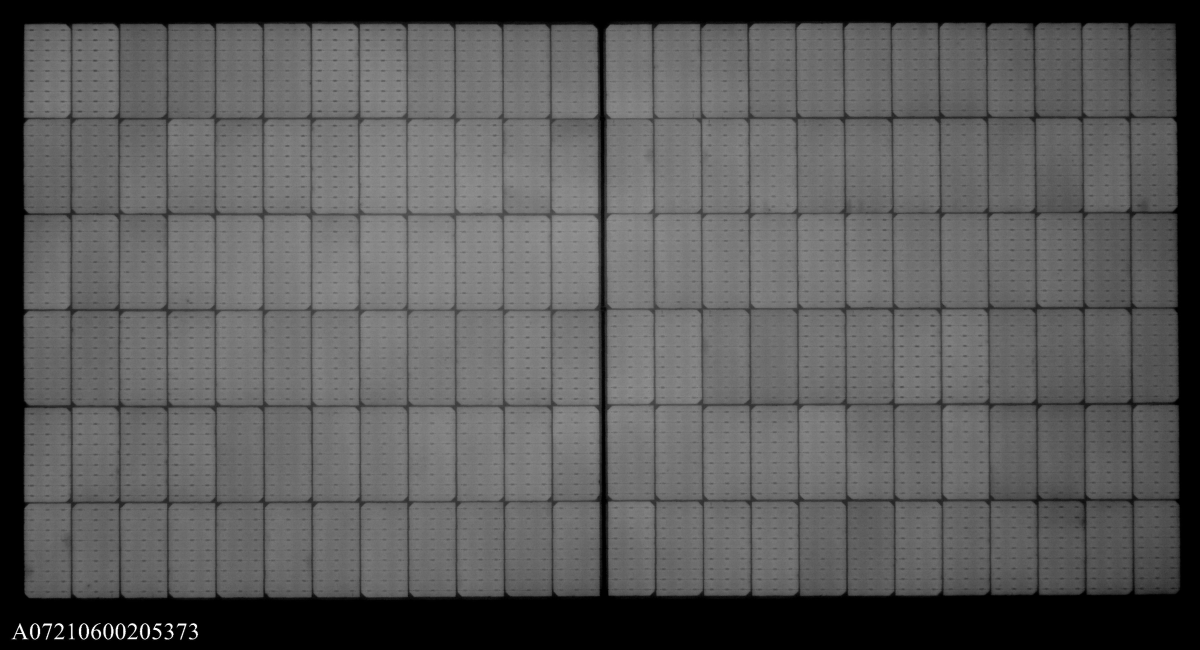
#> input picture 154.jpg, 4800 x 2600 px (shown at 1/4 size)
$ python thresholding.py
#> lines starting #> are read from the running program, lines starting #| are printed output that depends on the picture
### steger_line.py
# Steger algorithm for edge/line extraction
# Author : Munch Quentin, 2020

"""
This program is free software: you can redistribute it and/or modify
it under the terms of the GNU General Public License as published by
the Free Software Foundation, either version 3 of the License, or
(at your option) any later version.
This program is distributed in the hope that it will be useful,
but WITHOUT ANY WARRANTY; without even the implied warranty of
MERCHANTABILITY or FITNESS FOR A PARTICULAR PURPOSE.  See the
GNU General Public License for more details.
You should have received a copy of the GNU General Public License
along with this program.  If not, see <https://www.gnu.org/licenses/>.
"""

# General and computer vision lib
import numpy as np
import cv2
from matplotlib import pyplot as plt
from matplotlib import pyplot


def computeDerivative(img, sigmaX, sigmaY):
    # blurr the image
    img = cv2.GaussianBlur(img, ksize=(0,0), sigmaX=sigmaX, sigmaY=sigmaY)
    # create filter for derivative calulation
    dxFilter = np.array([[1],[0],[-1]])
    dyFilter = np.array([[1,0,-1]])
    dxxFilter = np.array([[1],[-2],[1]])
    dyyFilter = np.array([[1,-2,1]])
    dxyFilter = np.array([[1,-1],[-1,1]])
    # compute derivative
    dx = cv2.filter2D(img,-1, dxFilter)
    dy = cv2.filter2D(img,-1, dyFilter)
    dxx = cv2.filter2D(img,-1, dxxFilter)
    dyy = cv2.filter2D(img,-1, dyyFilter)
    dxy = cv2.filter2D(img,-1, dxyFilter)
    return dx, dy, dxx, dyy, dxy

def computeMagnitude(dxx, dyy):
    # convert to float
    dxx = dxx.astype(float)
    dyy = dyy.astype(float)
    # calculate magnitude and angle
    mag = cv2.magnitude(dxx, dyy)
    phase = mag*180./np.pi
    return mag, phase


def computeHessian(dx, dy, dxx, dyy, dxy):
    # create empty list
    point=[]
    direction=[]
    value=[]
    # for the all image
    for x in range(0, img.shape[1]): # column
        for y in range(0, img.shape[0]): # line
            # if superior to certain threshold
            if dxy[y,x] > 0:
                # compute local hessian
                hessian = np.zeros((2,2))
                hessian[0,0] = dxx[y,x]
                hessian[0,1] = dxy[y,x]
                hessian[1,0] = dxy[y,x]
                hessian[1,1] = dyy[y,x]
                # compute eigen vector and eigne value
                ret, eigenVal, eigenVect = cv2.eigen(hessian)
                if np.abs(eigenVal[0,0]) >= np.abs(eigenVal[1,0]):
                    nx = eigenVect[0,0]
                    ny = eigenVect[0,1]
                else:
                    nx = eigenVect[1,0]
                    ny = eigenVect[1,1]
                # calculate denominator for the taylor polynomial expension
                denom = dxx[y,x]*nx*nx + dyy[y,x]*ny*ny + 2*dxy[y,x]*nx*ny
                # verify non zero denom
                if denom != 0:
                    T = -(dx[y,x]*nx + dy[y,x]*ny)/denom
                    # update point
                    if np.abs(T*nx) <= 0.5 and np.abs(T*ny) <= 0.5:
                        point.append((x,y))
                        direction.append((nx,ny))
                        value.append(np.abs(dxy[y,x]+dxy[y,x]))
    return point, direction, value

# resize, grayscale and blurr
img = cv2.imread('./154.jpg', 0)
#> img is the input picture: shape (2600, 4800); min 0, max 255, mean 90

img = cv2.cvtColor(img, cv2.COLOR_BGR2RGB)
img = cv2.resize(img, (640,480))
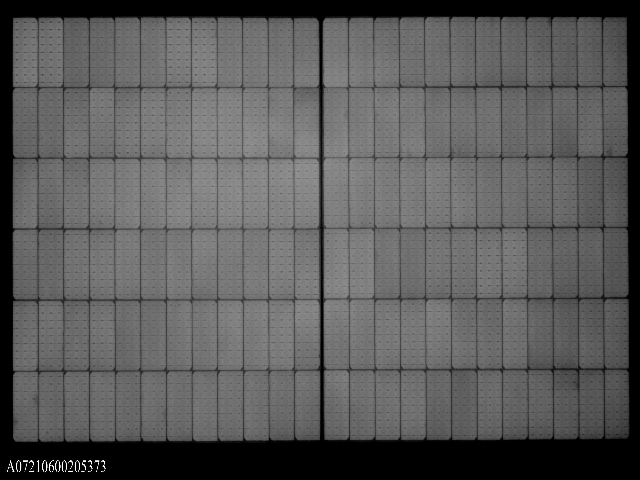
#> img: shape (480, 640, 3); min 0, max 255, mean 89.9
gray_img = cv2.cvtColor(img, cv2.COLOR_BGR2GRAY)
# compute derivative
dx, dy, dxx, dyy, dxy = computeDerivative(gray_img, 1.1, 1.1)
#> in computeDerivative, `dx = cv2.filter2D(img,-1, dxFilter)`:
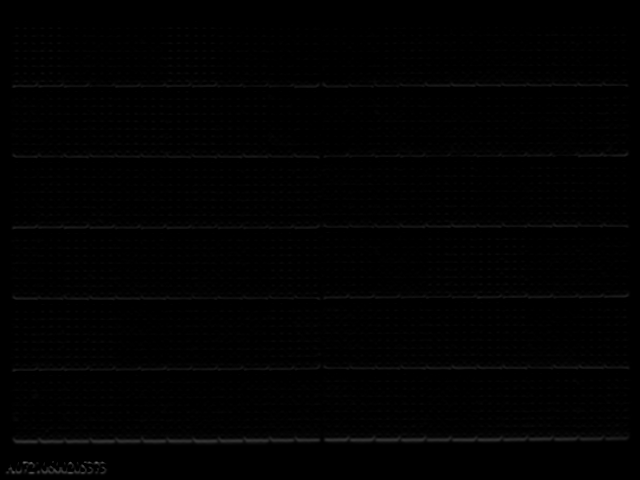
#> dx: shape (480, 640); min 0, max 101, mean 1.5
normal, phase = computeMagnitude(dxx, dyy)
#> in computeMagnitude, `dxx = dxx.astype(float)`:
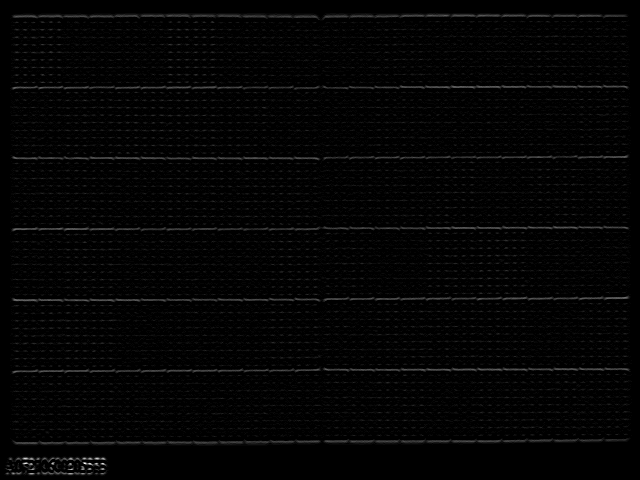
#> dxx: shape (480, 640) float64; min 0, max 41, mean 0.7; drawn with min black and max white
#> in computeMagnitude, `dyy = dyy.astype(float)`:
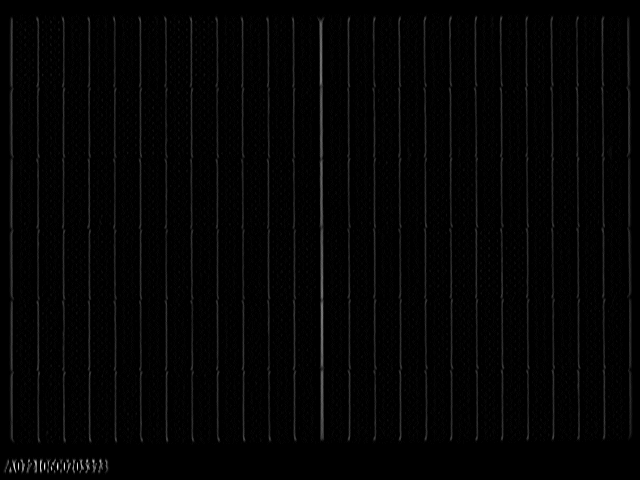
#> dyy: shape (480, 640) float64; min 0, max 63, mean 1; drawn with min black and max white
#> in computeMagnitude, `mag = cv2.magnitude(dxx, dyy)`:
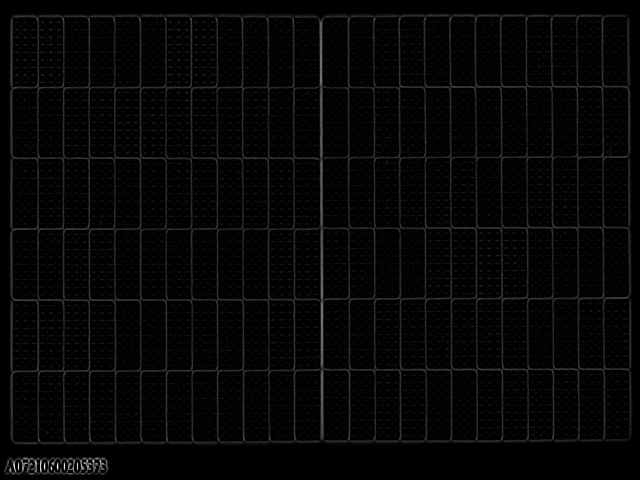
#> mag: shape (480, 640) float64; min 0, max 63.2, mean 1.6; drawn with min black and max white
pt, dir, val = computeHessian(dx, dy, dxx, dyy, dxy)
#> after the loop in computeHessian, `for x in range(0, img.shape[1]):`: direction = 44599 items
#> pt = 44599 items; dir = 44599 items; val = 44599 items

# take the first n max value
nMax = 10000
idx = np.argsort(val)
idx = idx[::-1][:nMax]
#> idx = 10000 values, max 44579 at index 6242, min 6 at index 776, mean 19596.8
# plot resulting point
for i in range(0, len(idx)):
    img = cv2.circle(img, (pt[idx[i]][0], pt[idx[i]][1]), 1, (255, 0, 0), 1)
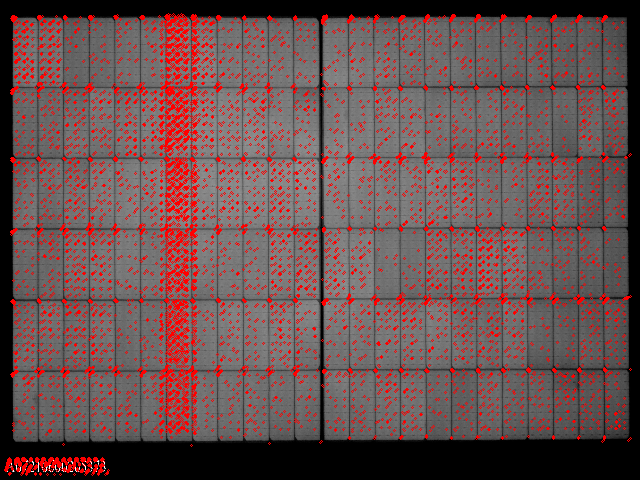
#> img: shape (480, 640, 3); mean R, G, B 105.5, 79.2, 79.2
# [17 lines of commented-out code are left out]

### thresholding.py
import cv2
import numpy as np
import matplotlib.pylab  as plt
from steger_line import *


def threshold(img):
    '''

    :param img:
    :return:
    '''

    ret2, thresh3 = cv2.threshold(img,127,255,cv2.THRESH_TRUNC)
    # cv2.imshow('ret', thresh2)
    # cv2.waitKey()
    plt.imshow(thresh3)
    plt.show()
    return thresh3


def find_contour(img):
    # gray = cv2.cvtColor(img, cv2.COLOR_BGR2GRAY)
    ret, binary = cv2.threshold(img, 127, 255, cv2.THRESH_BINARY_INV)
    # binary = binary*(-1) + 255

    # cv2.imshow("img", binary)
    # cv2.waitKey(0)

    contours, hierarchy = cv2.findContours(binary, cv2.RETR_TREE, cv2.CHAIN_APPROX_SIMPLE)
    cv2.drawContours(img, contours, -1, (225, 0, 255), 3)

    # cv2.imshow("img", img)
    # cv2.waitKey(0)
    return contours


if __name__ == '__main__':
    img = cv2.imread('./154.jpg')
    thresh = threshold(img)
    cv2.resize(img, (200, 200))
    edges = cv2.Canny(thresh, 20, 200)
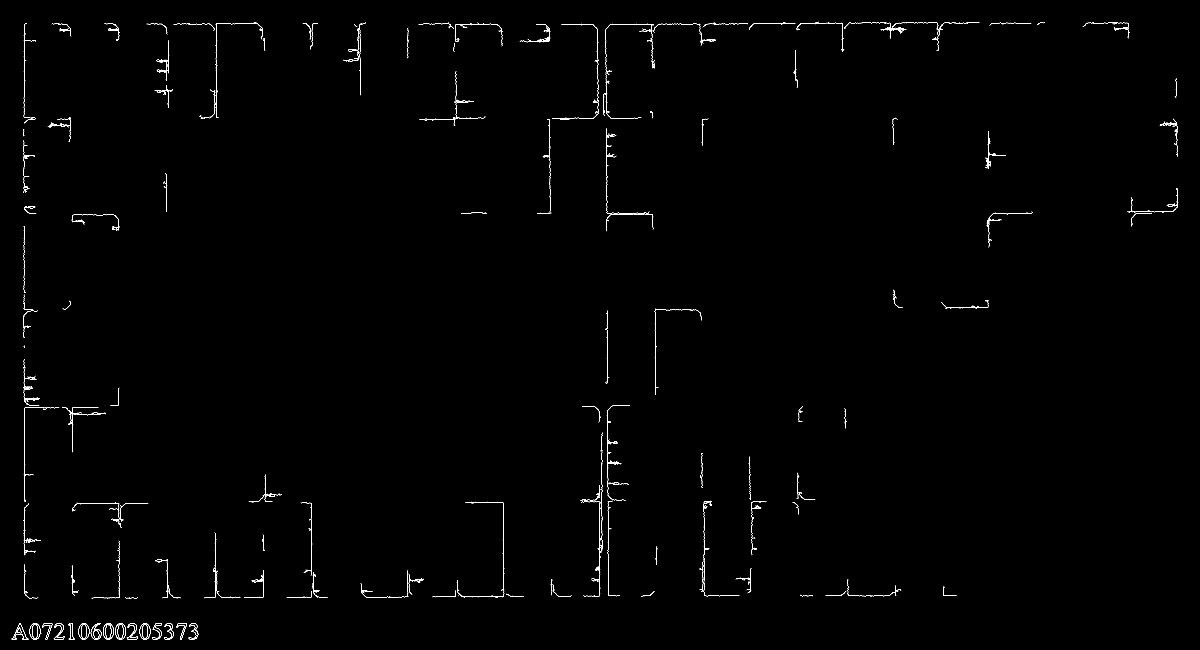
#> edges: shape (2600, 4800) (shown at 1/4 size); 0.33% white in thin lines or dots
    plt.imshow(edges)
    plt.show()

    # [22 lines of commented-out code are left out]

$ run again, with 270.jpg copied over 154.jpg
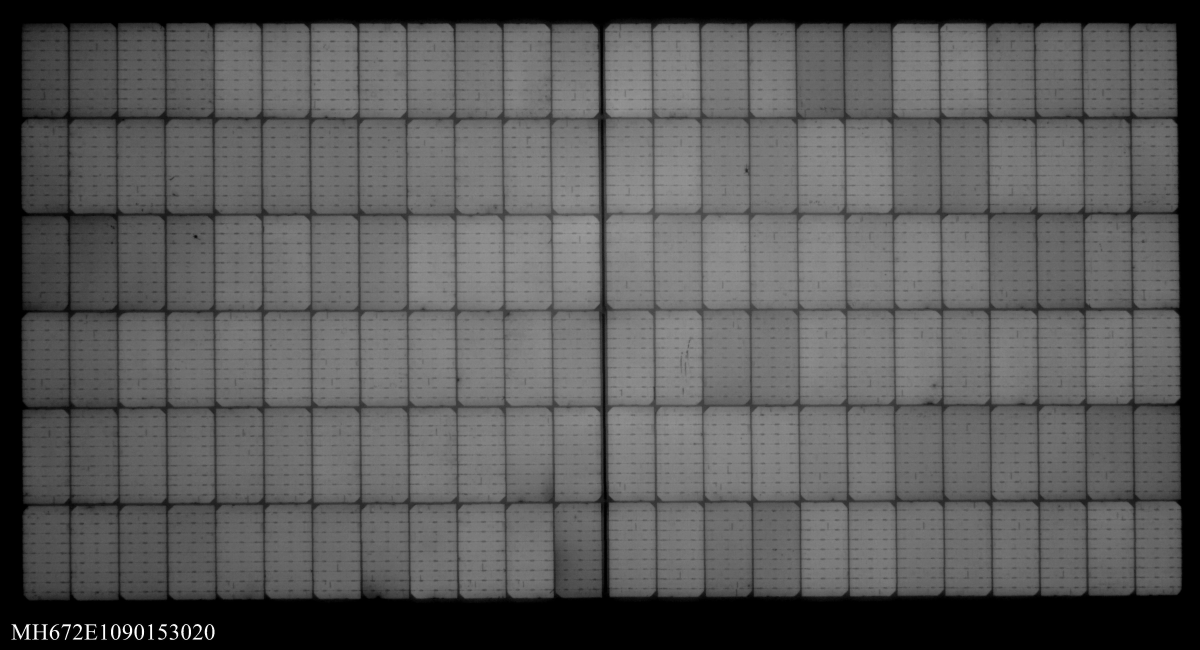
#> input picture 270.jpg, 4800 x 2600 px (shown at 1/4 size)
#> img is the input picture: shape (2600, 4800); min 0, max 255, mean 88.5
#> after the loop in computeHessian, `for x in range(0, img.shape[1]):`: direction = 38218 items
#> idx = 10000 values, max 38217 at index 6883, min 2 at index 1749, mean 16694.4
#> after the loop `for i in range(0, len(idx)):`:
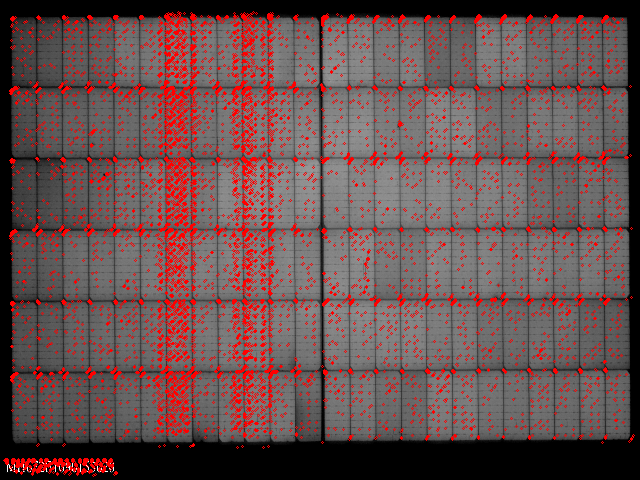
#> img: shape (480, 640, 3); mean R, G, B 104.2, 78.7, 78.7
#> `edges = cv2.Canny(thresh, 20, 200)`:
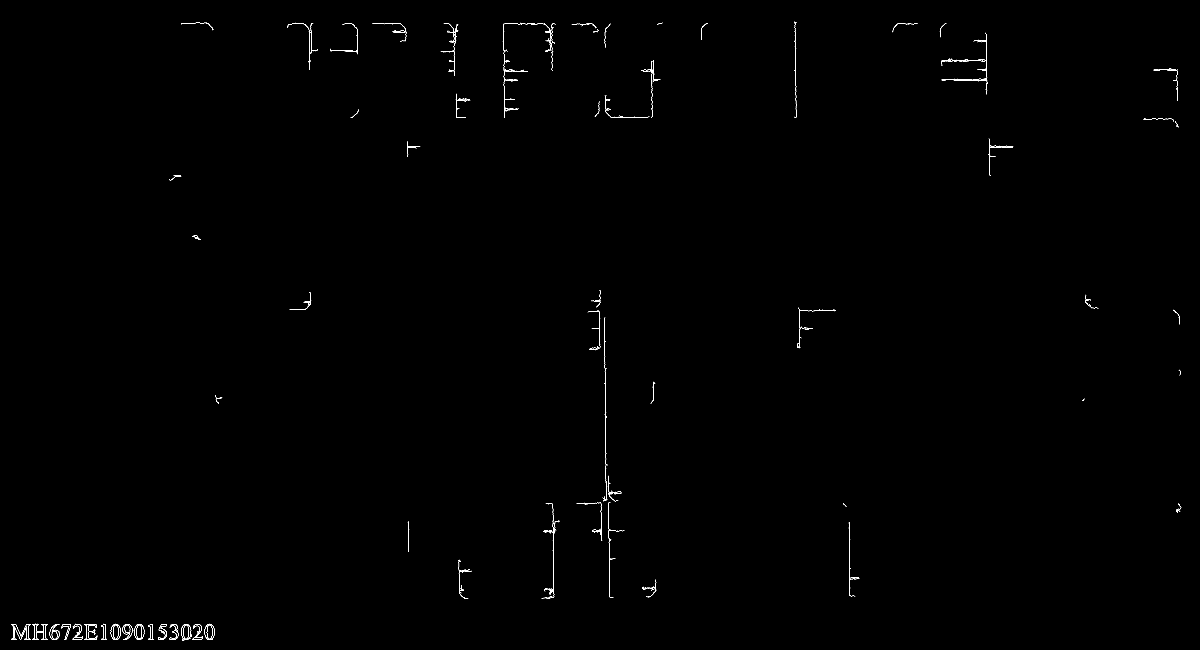
#> edges: shape (2600, 4800) (shown at 1/4 size); 0.16% white in thin lines or dots
